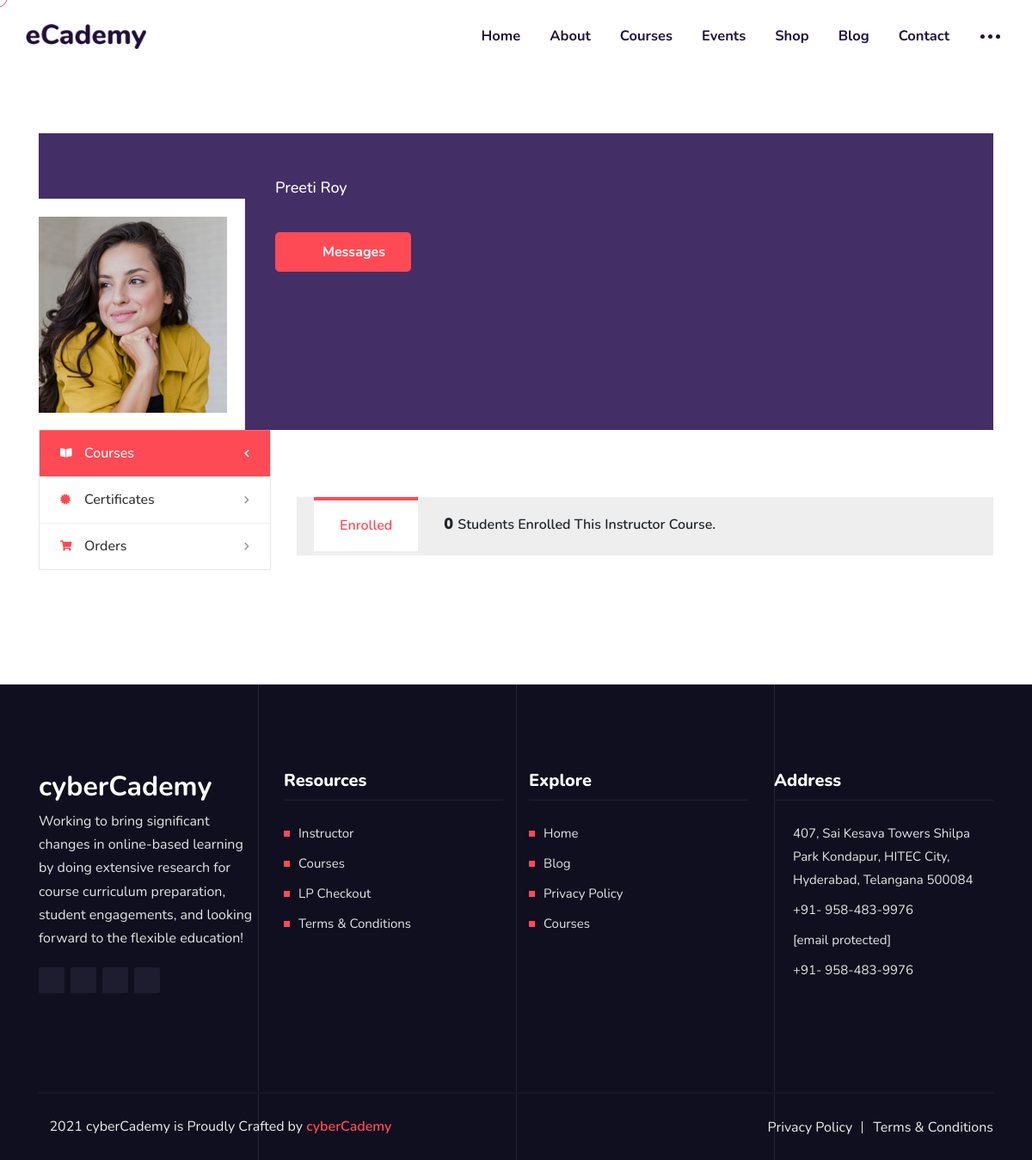
/profile/preeti (signed in), run on an earlier commit of the app's database.
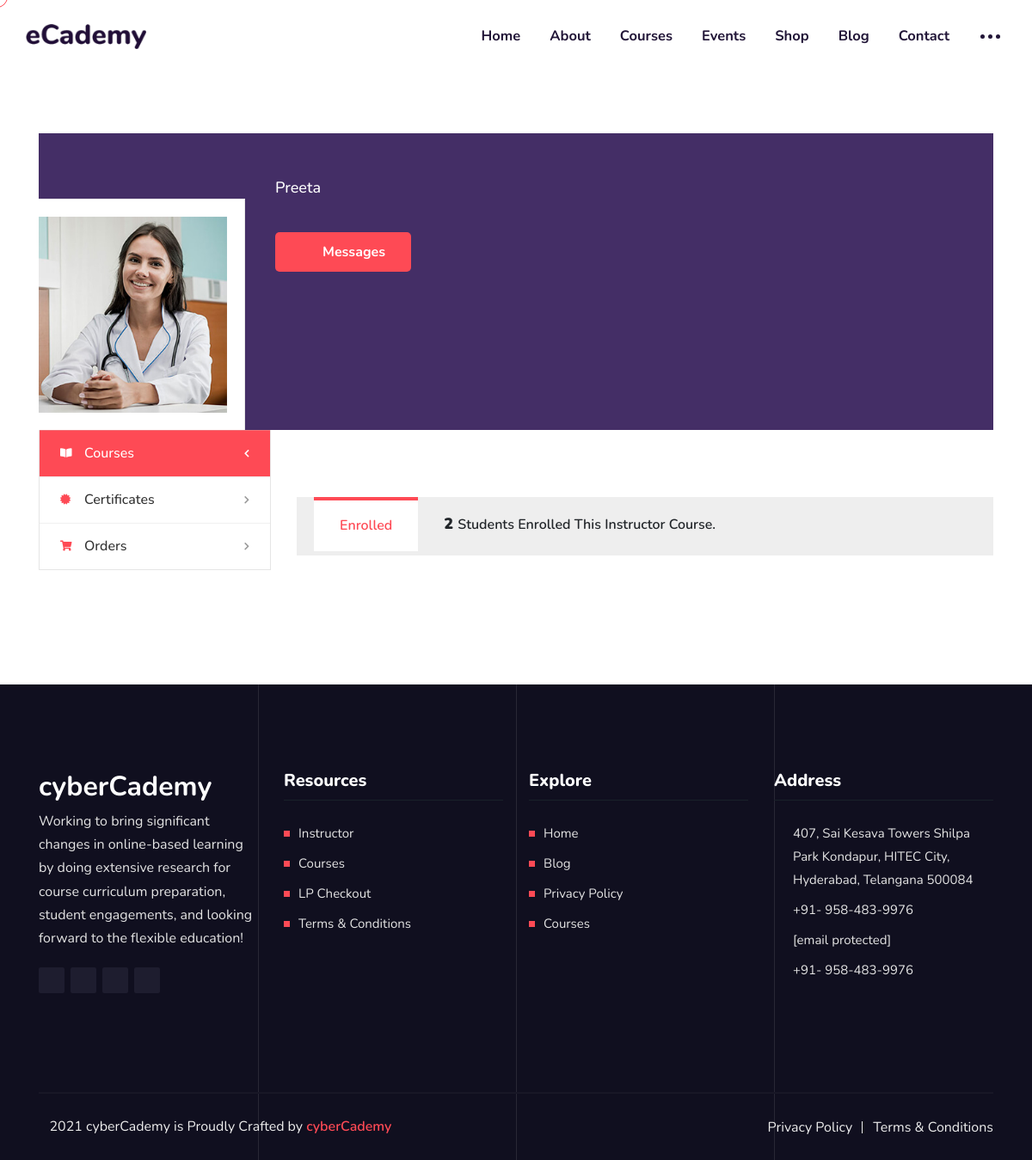
And on a later commit of the database.
### user_profile/models.py (models this page shows, shortened)
class instructor(models.Model):
    user = models.OneToOneField(User,on_delete=models.CASCADE,related_name="user")
    name=models.CharField(max_length=100)
    slug=models.SlugField(max_length=1000,unique=True)
    email=models.EmailField()
    img=models.ImageField(blank=True,upload_to='image/user_profile/')
    expert=models.TextField()
    about=models.TextField()
    facebook=models.URLField(max_length=200,null=True)
    twitter=models.URLField(max_length=200,null=True)
    youtube=models.URLField(max_length=200,null=True)
    linkedin=models.URLField(max_length=200,null=True)

### user_profile/views.py (the view)
# urls.py: path('profile/<slug:profile>', views.profile, name='profile'),
def profile(request,profile):
        instruct=instructor.objects.filter(slug=profile)
        stud=student.objects.filter(slug=profile)
        if len(instruct)>0:
            res={'instruct':instruct}
        elif len(stud)>0:
            res={'instruct':stud}
        if request.user.userType.type=='1':
            cr=course_detail.objects.filter(course_instructor=instructor.objects.get(slug=profile))
            totl=0
            for c in cr:
                crs=courses_purchase_order.objects.filter(course=c).count()
                totl+=crs
            res['stud']=totl
        elif request.user.userType.type=='2':
            totl=0
            us=User.objects.get(id=request.user.id)
            crs=courses_purchase_order.objects.filter(user=us).count()
            totl+=crs
            res['corse_prchase']=totl
        return  render(request,'profile.html',res)

### user_profile/templates/profile.html (shortened to what the changed rows need)
{% extends 'basic.html' %}
{% block body %}
{% load static %}
{% block body1 %}
<link rel='stylesheet' id='lp-font-awesome-5-css' href="{% static '/wp-content/plugins/learnpress/assets/src/css/vendor/font-awesome-5.min.css' %}" type='text/css' media='all' />
<link rel='stylesheet' id='lp-bundle-css' href="{% static '/wp-content/plugins/learnpress/assets/css/bundle.min.css' %}" type='text/css' media='all' />
<link rel='stylesheet' id='learnpress-css' href="{% static '/wp-content/plugins/learnpress/assets/css/learnpress.css' %}" type='text/css' media='all' />
{% endblock body1 %}
	<div class="page-main-content">
		<div class="page-area">
			<div class="container">
				<div id="post-13" class="post-13 page type-page status-publish hentry pmpro-has-access">
					<div class="entry-content ecademy-Instructor/Student Profile-un">
						<div class="learnpress">
							<div id="learn-press-profile" class="lp-user-profile current-user">
								<div class="lp-content-area">
									<div class="wrapper-profile-header wrap-fullwidth">
										<div class="lp-content-area lp-profile-content-area">
											<div class="lp-profile-left">
												<div class="lp-user-profile-avatar">
													{% if instruct.0.img|length != 0 %}
													<img alt='User Avatar'
														src='/media/{{instruct.0.img}}'
														srcset='/media/{{instruct.0.img}} 2x'
														class='avatar avatar-96 photo' height='250' width='250'
														loading='lazy' />
															{% else %}
														<img alt='User Avatar'
														src='/media/default.png'
														srcset='/media/default.png 2x'
														class='avatar avatar-96 photo' height='250' width='250'
														loading='lazy' />
												{% endif %}
												</div>
											</div>
											<div class="lp-profile-right">
												<div class="lp-profile-username">
												{{instruct.0.name|capfirst}} </div>
												<a href="{% url 'private-message' instruct.0.slug %}" class="default-btn">
													<i class="flaticon-user"></i>
													Messages
												</a>
											</div>
										</div>
									</div>
									<article id="profile-content" class="lp-profile-content">
										<div id="profile-content-courses">
											<div class="learn-press-subtab-content">
												<div class="learn-press-profile-course__tab">
													{% if request.user.userType.type == '1' %}
													<ul class="learn-press-profile-course__tab__inner">
														<li><a class="" data-tab="enrolled"><strong style="font-size: 18px;">{% if stud != 0 %}{{stud}}
													{% else %}0	{% endif %}
														</strong>  Students Enrolled This Instructor Course.</a>
												</li>
													</ul>
													{% endif %}
												</div>
											</div>
										</div>
									</article>
								</div>
							</div>
						</div>
					</div>
				</div>
			</div>
		</div>
	</div>
	{% endblock body %}

What changed in the data, as far as the page shows it:
changed instructor: img: a different picture; name "Preeti Roy" → "Preeta"
Also different on the page:
{{ stud }}: (not shown) → "2"
text no longer shown: "0"
